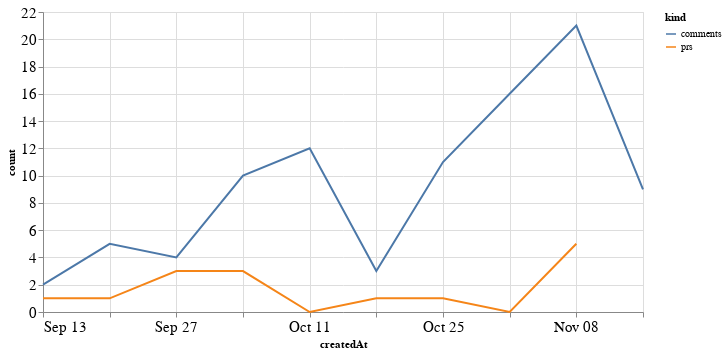

Notebook cell for this chart:
### Code cell
alt.Chart(total_time, width=600).mark_line().encode(
    x='createdAt',
    y='count',
    color='kind'
)

### Figure 1 — Vega-Lite specification as saved in the notebook (floating-point values rounded to 4 significant figures)
{"config": {"axisLeft": {"labelFontSize": 15}, "axisBottom": {"labelFontSize": 15}}, "data": {"name": "data-c153409321cd4227aa7d98ade2a88d5f"}, "mark": "line", "encoding": {"color": {"type": "nominal", "field": "kind"}, "x": {"type": "temporal", "field": "createdAt"}, "y": {"type": "quantitative", "field": "count"}}, "width": 600, "$schema": "https://vega.github.io/schema/vega-lite/v4.8.1.json", "datasets": {"data-c153409321cd4227aa7d98ade2a88d5f": [{"createdAt": "2020-09-13T00:00:00", "kind": "prs", "count": 1.0}, {"createdAt": "2020-09-20T00:00:00", "kind": "prs", "count": 1.0}, {"createdAt": "2020-09-27T00:00:00", "kind": "prs", "count": 3.0}, {"createdAt": "2020-10-04T00:00:00", "kind": "prs", "count": 3.0}, {"createdAt": "2020-10-11T00:00:00", "kind": "prs", "count": 0.0}, {"createdAt": "2020-10-18T00:00:00", "kind": "prs", "count": 1.0}, {"createdAt": "2020-10-25T00:00:00", "kind": "prs", "count": 1.0}, {"createdAt": "2020-11-01T00:00:00", "kind": "prs", "count": 0.0}, {"createdAt": "2020-11-08T00:00:00", "kind": "prs", "count": 5.0}, {"createdAt": "2020-11-15T00:00:00", "kind": "prs", "count": null}, {"createdAt": "2020-09-13T00:00:00", "kind": "comments", "count": 2.0}, {"createdAt": "2020-09-20T00:00:00", "kind": "comments", "count": 5.0}, {"createdAt": "2020-09-27T00:00:00", "kind": "comments", "count": 4.0}, {"createdAt": "2020-10-04T00:00:00", "kind": "comments", "count": 10.0}, {"createdAt": "2020-10-11T00:00:00", "kind": "comments", "count": 12.0}, {"createdAt": "2020-10-18T00:00:00", "kind": "comments", "count": 3.0}, {"createdAt": "2020-10-25T00:00:00", "kind": "comments", "count": 11.0}, {"createdAt": "2020-11-01T00:00:00", "kind": "comments", "count": 16.0}, {"createdAt": "2020-11-08T00:00:00", "kind": "comments", "count": 21.0}, {"createdAt": "2020-11-15T00:00:00", "kind": "comments", "count": 9.0}]}}
